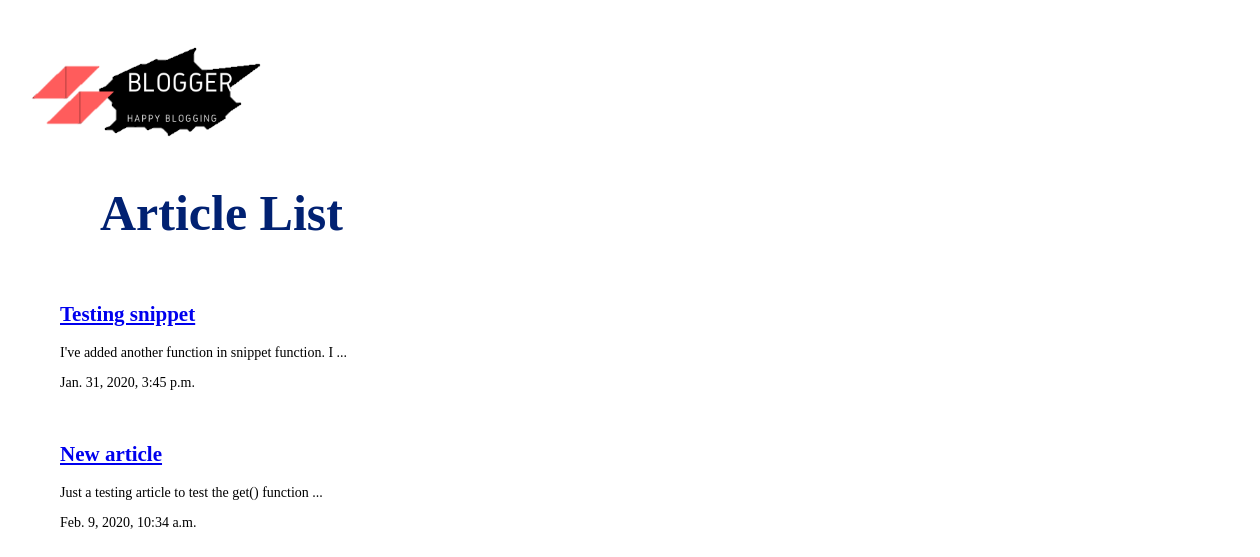
The page /articles/ on the database as committed earlier.
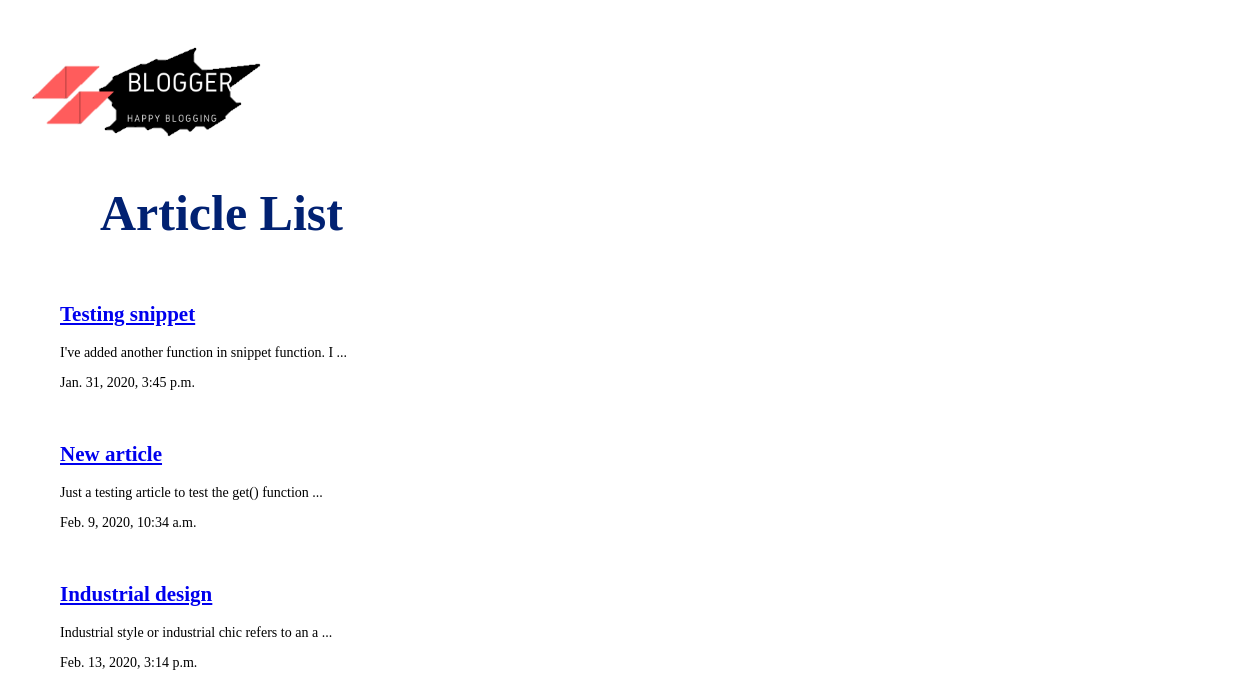
The same page on the database as committed later.
### articles/models.py (models this page shows, shortened)
class Articles(models.Model):
    title = models.CharField(max_length = 100)
    slug = models.SlugField()
    body = models.TextField()
    date = models.DateTimeField(auto_now_add = True)
    thumb = models.ImageField(default='default.png',blank=True)
    def snippet(self):
        if len(self.body) < 51:
            return self.body[:50]
        elif len(self.body) > 50:
            return self.body[:50] + ' ...'

### articles/views.py (the view)
def article_list(request):
    articles = Articles.objects.all().order_by("date")
    return render(request, "articles/article_list.html", {"articles":articles})

### articles/templates/articles/article_list.html
{% extends 'base_layout.html' %}
{% block content %}
<h1>Article List</h1>
<div>
    {% for article in articles%}
        <div class="article">
            <h2><a href="{% url 'articles:details' slug=article.slug  %}">{{article.title}}</a></h2>
            <p>{{article.snippet}}</p>
            <p>{{article.date}}</p>
        </div>
    {% endfor %}
</div>
{% endblock %}

Rows that differ between the two databases and show on the page:
added Articles: title "Industrial design", snippet "Industrial style or industrial chic refers to an a ...", date "Feb. 13, 2020, 3:14 p.m."
